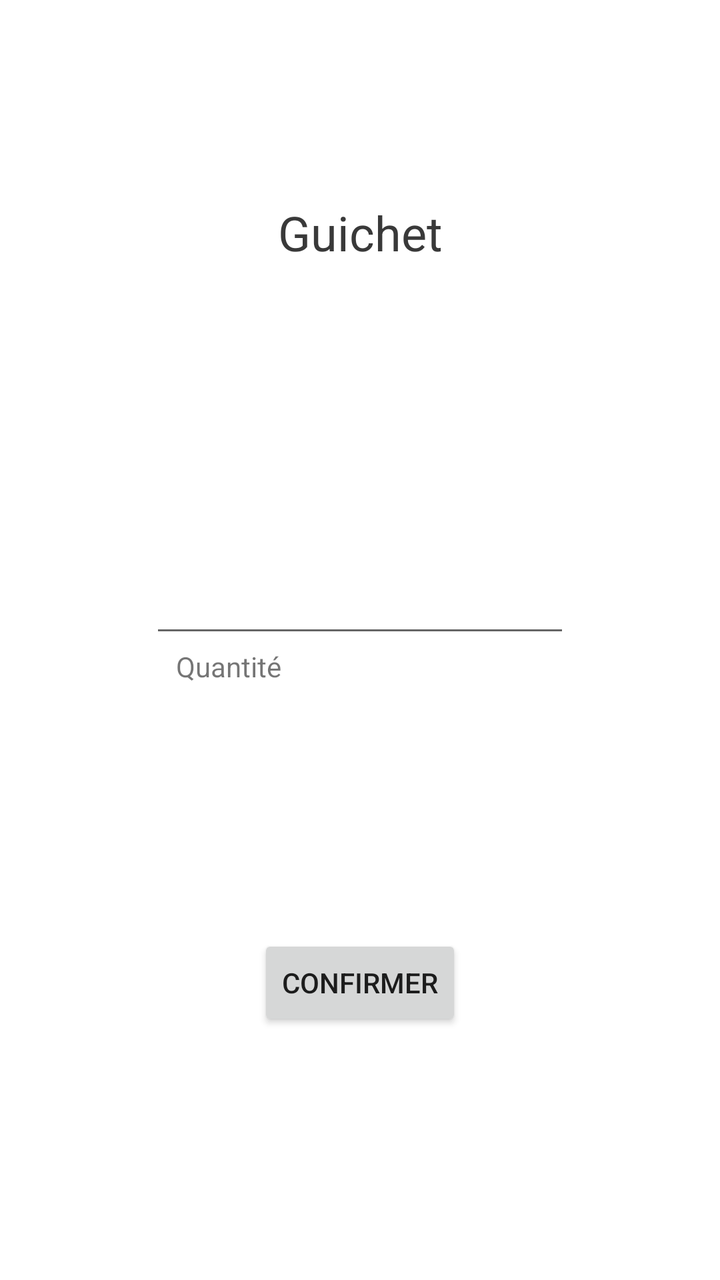
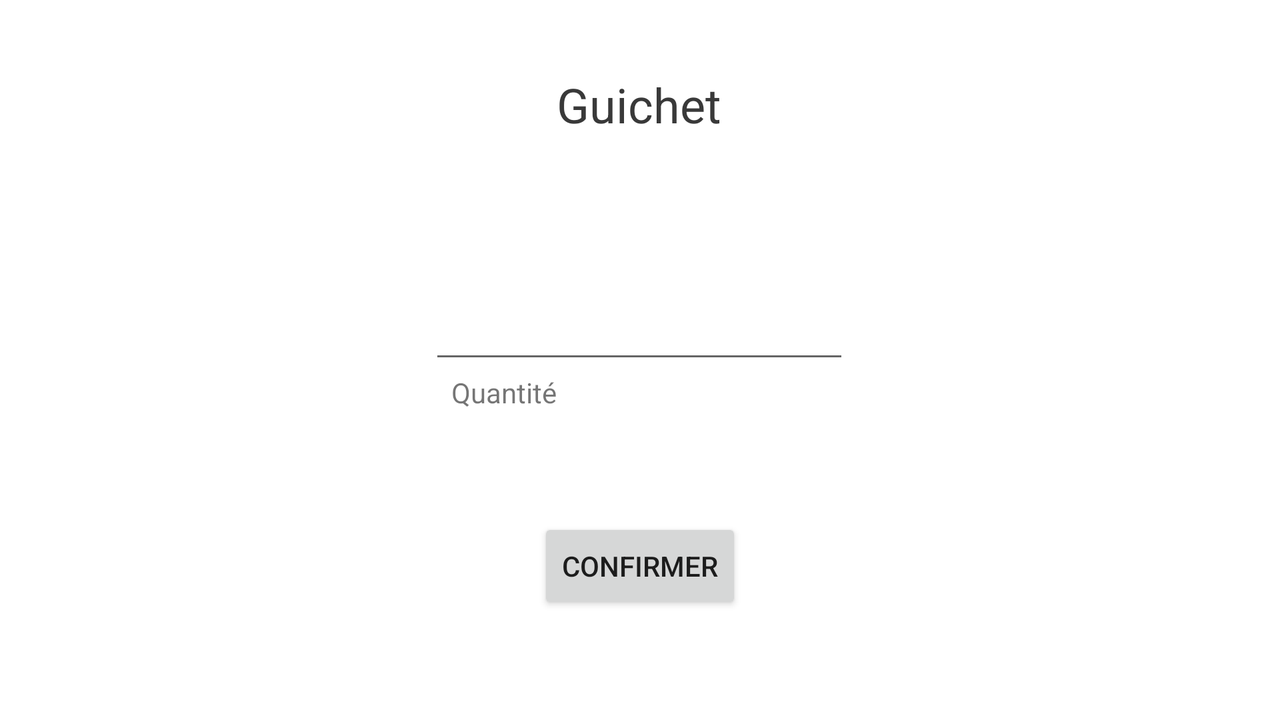

The same Android screen from two of the app's own layout files: first res/layout/ as a phone draws it, then the author's variant for another configuration, drawn on a device whose configuration selects that folder. Both files follow.
<!-- AndroidManifest.xml: application theme Theme.TP1_Casino -->
<!-- res/layout/activity_guichet.xml -->
<?xml version="1.0" encoding="utf-8"?>
<androidx.constraintlayout.widget.ConstraintLayout xmlns:android="http://schemas.android.com/apk/res/android"
    xmlns:app="http://schemas.android.com/apk/res-auto"
    xmlns:tools="http://schemas.android.com/tools"
    android:layout_width="match_parent"
    android:layout_height="match_parent"
    tools:context=".Guichet">

    <EditText
        android:id="@+id/txtQuantite"
        android:layout_width="wrap_content"
        android:layout_height="wrap_content"
        android:layout_marginTop="150dp"
        android:ems="10"
        android:inputType="numberSigned"
        app:layout_constraintEnd_toEndOf="parent"
        app:layout_constraintStart_toStartOf="parent"
        app:layout_constraintTop_toBottomOf="@+id/txtTitre"
        android:autofillHints="Nombre"
        tools:ignore="LabelFor" />

    <Button
        android:id="@+id/btnConfirmer"
        android:layout_width="wrap_content"
        android:layout_height="wrap_content"
        android:text="@string/confirmer"
        app:layout_constraintBottom_toBottomOf="parent"
        app:layout_constraintEnd_toEndOf="parent"
        app:layout_constraintStart_toStartOf="parent"
        app:layout_constraintTop_toBottomOf="@+id/txtLblQuantite" />

    <TextView
        android:id="@+id/txtTitre"
        android:layout_width="wrap_content"
        android:layout_height="wrap_content"
        android:layout_marginTop="100dp"
        android:text="@string/guichet"
        android:textColor="#393939"
        android:textSize="24sp"
        app:layout_constraintEnd_toEndOf="parent"
        app:layout_constraintStart_toStartOf="parent"
        app:layout_constraintTop_toTopOf="parent" />

    <TextView
        android:id="@+id/txtLblQuantite"
        android:layout_width="wrap_content"
        android:layout_height="wrap_content"
        android:text="@string/quantite"
        app:layout_constraintEnd_toEndOf="parent"
        app:layout_constraintHorizontal_bias="0.286"
        app:layout_constraintStart_toStartOf="parent"
        app:layout_constraintTop_toBottomOf="@+id/txtQuantite" />
</androidx.constraintlayout.widget.ConstraintLayout>
<!-- resources referenced by this layout -->
<resources>
  <string name="confirmer">Confirmer</string>
  <string name="guichet">Guichet</string>
  <string name="quantite">Quantité</string>
  <style name="Theme.TP1_Casino" parent="Theme.MaterialComponents.DayNight.DarkActionBar">
          
          <item name="colorPrimary">@color/purple_500</item>
          <item name="colorPrimaryVariant">@color/purple_700</item>
          <item name="colorOnPrimary">@color/white</item>
          
          <item name="colorSecondary">@color/teal_200</item>
          <item name="colorSecondaryVariant">@color/teal_700</item>
          <item name="colorOnSecondary">@color/black</item>
          
          <item name="android:statusBarColor" tools:targetApi="l">?attr/colorPrimaryVariant</item>
          
      </style>
  <color name="purple_500">#4E4E4E</color>
  <color name="purple_700">#FF3700B3</color>
  <color name="white">#FFFFFFFF</color>
  <color name="teal_200">#FF03DAC5</color>
  <color name="teal_700">#FF018786</color>
  <color name="black">#FF000000</color>
</resources>
<!-- res/layout-land/activity_guichet.xml (the author's variant of the layout above) -->
<!-- drawn on the phone turned sideways -->
<?xml version="1.0" encoding="utf-8"?>
<androidx.constraintlayout.widget.ConstraintLayout xmlns:android="http://schemas.android.com/apk/res/android"
    xmlns:app="http://schemas.android.com/apk/res-auto"
    xmlns:tools="http://schemas.android.com/tools"
    android:layout_width="match_parent"
    android:layout_height="match_parent"
    tools:context=".Guichet">

    <EditText
        android:id="@+id/txtQuantite"
        android:layout_width="wrap_content"
        android:layout_height="wrap_content"
        android:autofillHints="Nombre"
        android:ems="10"
        android:inputType="numberSigned"
        app:layout_constraintBottom_toBottomOf="parent"
        app:layout_constraintEnd_toEndOf="parent"
        app:layout_constraintHorizontal_bias="0.499"
        app:layout_constraintStart_toStartOf="parent"
        app:layout_constraintTop_toBottomOf="@+id/txtTitre"
        app:layout_constraintVertical_bias="0.308"
        tools:ignore="LabelFor" />

    <Button
        android:id="@+id/btnConfirmer"
        android:layout_width="wrap_content"
        android:layout_height="wrap_content"
        android:text="@string/confirmer"
        app:layout_constraintBottom_toBottomOf="parent"
        app:layout_constraintEnd_toEndOf="parent"
        app:layout_constraintStart_toStartOf="parent"
        app:layout_constraintTop_toBottomOf="@+id/txtLblQuantite" />

    <TextView
        android:id="@+id/txtTitre"
        android:layout_width="wrap_content"
        android:layout_height="wrap_content"
        android:text="@string/guichet"
        android:textColor="#393939"
        android:textSize="24sp"
        app:layout_constraintBottom_toBottomOf="parent"
        app:layout_constraintEnd_toEndOf="parent"
        app:layout_constraintHorizontal_bias="0.499"
        app:layout_constraintStart_toStartOf="parent"
        app:layout_constraintTop_toTopOf="parent"
        app:layout_constraintVertical_bias="0.11" />

    <TextView
        android:id="@+id/txtLblQuantite"
        android:layout_width="wrap_content"
        android:layout_height="wrap_content"
        android:text="@string/quantite"
        app:layout_constraintBottom_toBottomOf="parent"
        app:layout_constraintEnd_toEndOf="parent"
        app:layout_constraintHorizontal_bias="0.384"
        app:layout_constraintStart_toStartOf="parent"
        app:layout_constraintTop_toBottomOf="@+id/txtQuantite"
        app:layout_constraintVertical_bias="0.0" />
</androidx.constraintlayout.widget.ConstraintLayout>
